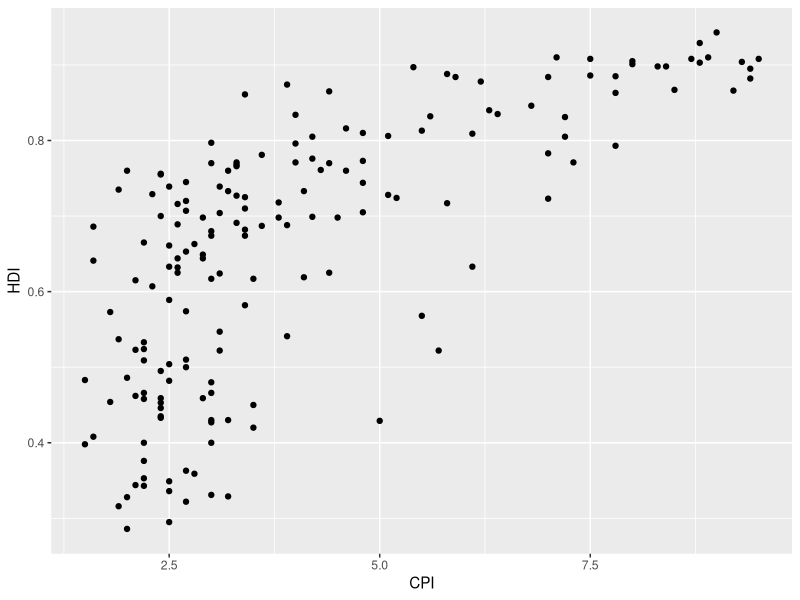
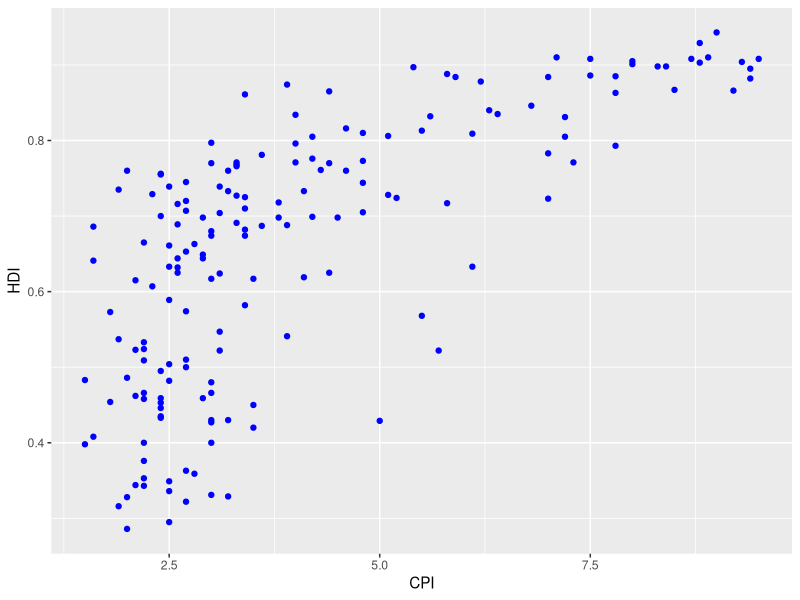
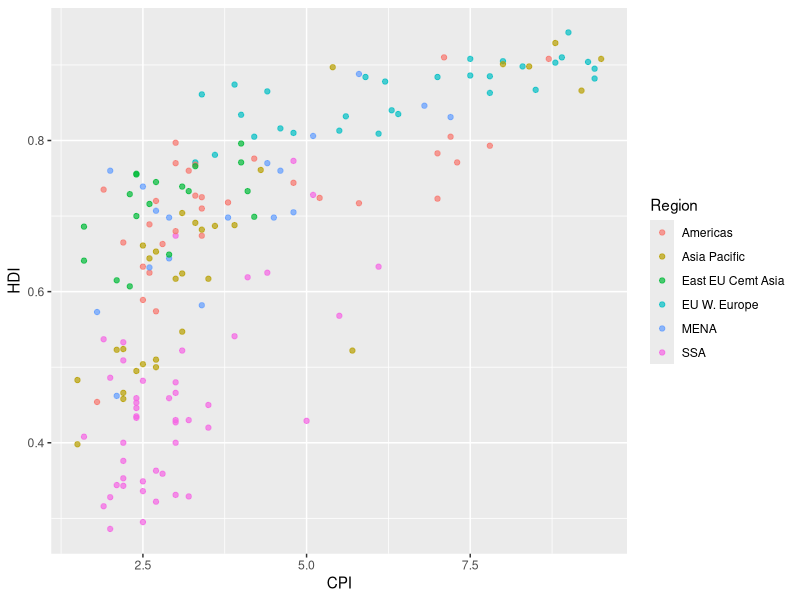
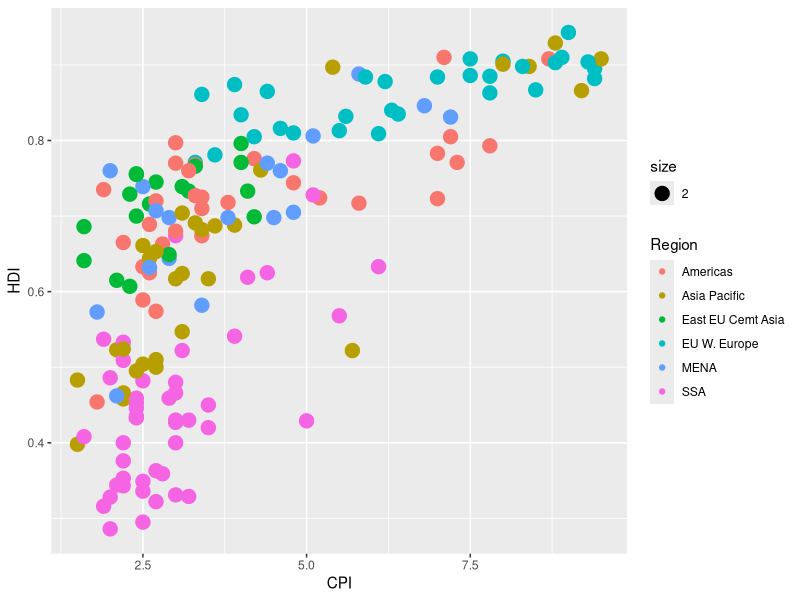
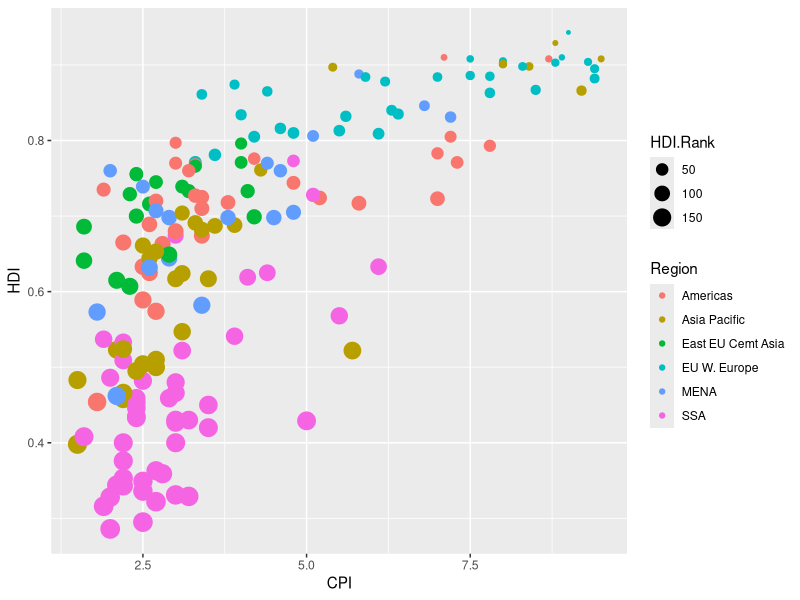
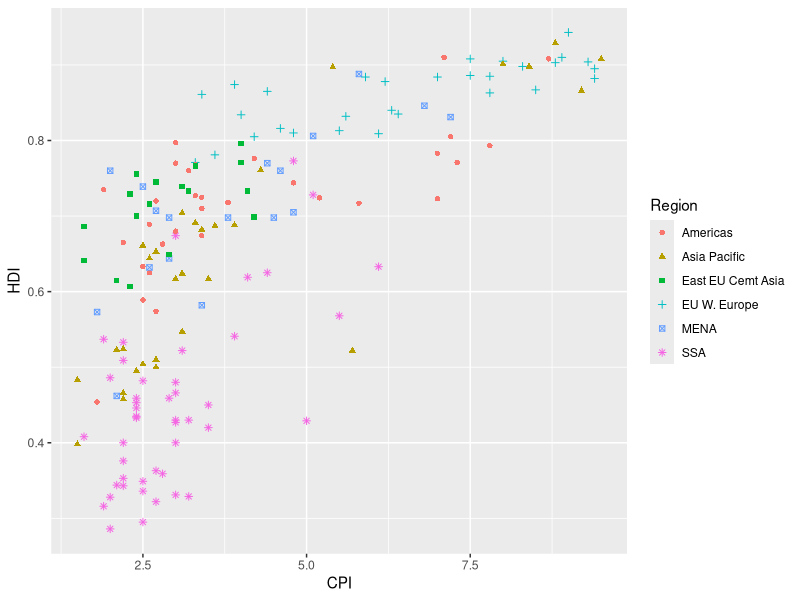

Here is the R script that generated these plots, in order:
## ---- chunk 1
library(tidyverse)
## ---- chunk 2
datos_art <- read.csv(file = "EconomistData.csv",header = TRUE)
ggplot(data = datos_art) + geom_point(mapping = aes(x = CPI, y = HDI))
## ---- chunk 3
ggplot(data = datos_art) + geom_point(mapping = aes(x = CPI, y = HDI), color = "blue")
## ---- chunk 4
ggplot(data = datos_art, aes(x = CPI, y = HDI)) + geom_point(alpha = 0.7, aes(color = Region))
## ---- chunk 5
ggplot(data = datos_art, aes(x = CPI, y = HDI)) + geom_point(aes(color = Region, size = 2))
## ---- chunk 6

ggplot(data = datos_art, aes(x = CPI, y = HDI)) + geom_point(aes(color = Region, size = HDI.Rank))
## ---- chunk 7
ggplot(data = datos_art, aes(x = CPI, y = HDI)) + geom_point(aes(color = Region, shape = Region))
